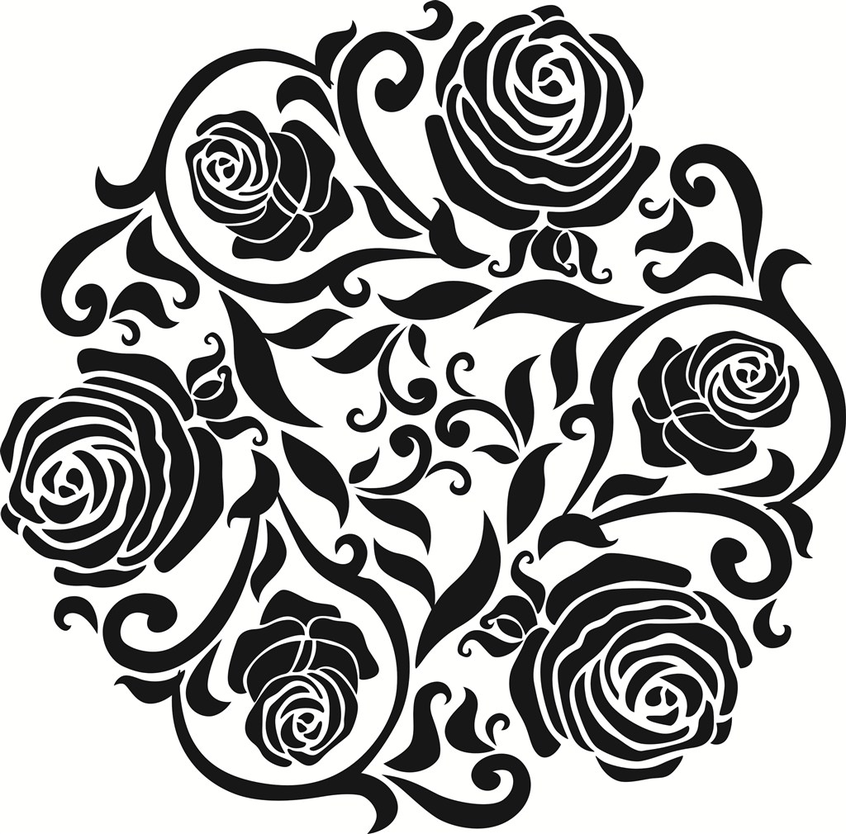
#> input picture 人工智能/OpenCV/代码/img/15-1.png, 846 x 834 px, shrunk from 1024 x 1010 before the run
$ python '17-cv2 傅里叶变换.py'
#> lines starting #> are read from the running program, lines starting #| are printed output that depends on the picture
import cv2  # 安装 pip install opencv-contrib-python   大小:42.5M1-openvc 安装与图片显示.py 中文名 计算机视觉
import numpy as np # 安装 pip install numpy
import matplotlib.pyplot as plt #安装 pip install matplotlib


# pypi 下载地址 https://pypi.org/project/opencv-contrib-python/#files
# 文档地址 https://opencv.apachecn.org/#/

# https://github.com/opencv/opencv  opencv 地址
# https://github.com/opencv/opencv/tree/4.x/data/haarcascades  人脸特征地址
# https://raw.iqiq.io/opencv/opencv/4.x/data/haarcascades/haarcascade_frontalface_alt.xml 人脸特征下载地址,人脸特征有很多种,下载一个测试就可以了


# 所有的函数,所有的数据,都有一个规律,可以使用最最基本的函数 进行表示,基本函数就是正弦波,正弦波的叠加
# 傅里叶变换经常用来分析不同滤波器的频率特性


# 高通滤波,表示过滤高频的波,低频同理

img=cv2.imread('./img/15-1.png',flags=0)
#> img: shape (834, 846); min 0, max 255, mean 165.5
dft=cv2.dft(img/255,flags=cv2.DFT_COMPLEX_OUTPUT)
dft_shift=np.fft.fftshift(dft)   #移动0频率的数据到中心,中心会比没有移动过的更加亮,低通滤波,将低频移动到中心
# print(dft_shift)
# print(dft_shift.shape)

magnitude_spectrum=20*np.log(cv2.magnitude(dft_shift[:,:,0],dft_shift[:,:,1]))
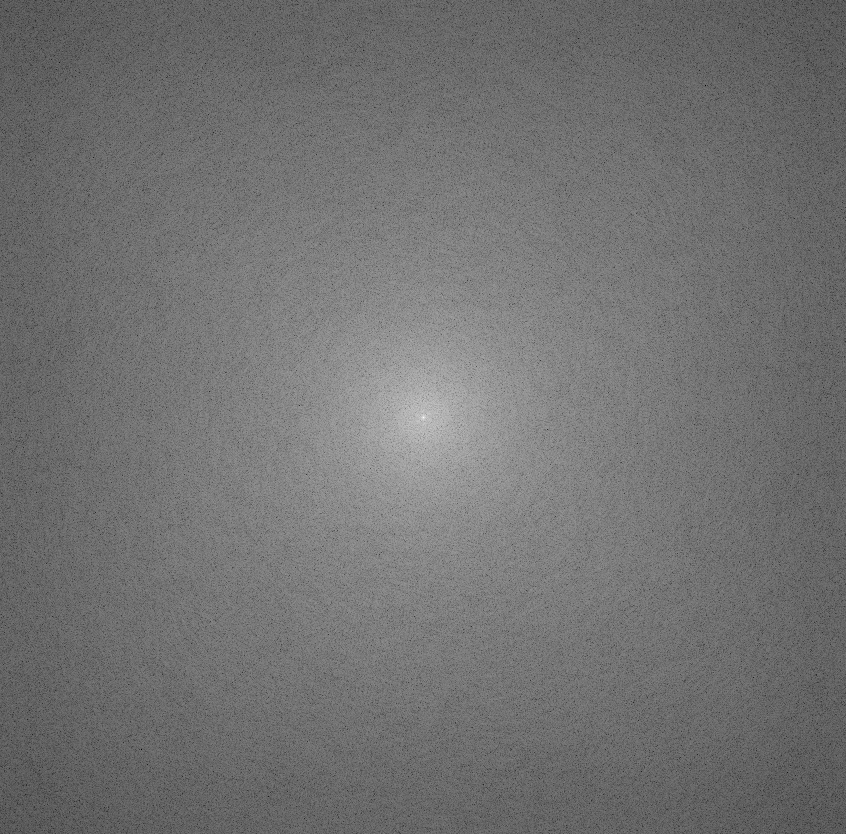
#> magnitude_spectrum: shape (834, 846) float64; min -73.39, max 260.7, mean 76.1; drawn with min black and max white

plt.subplot(121)
plt.imshow(img,cmap='gray') #原图如果粗糙模糊更容易对比
plt.subplot(122)
plt.imshow(magnitude_spectrum,cmap='gray')

plt.show()  #中心部分更亮,说明低频分量更多
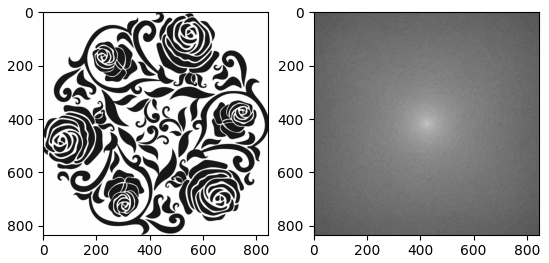
#> figure drawn by matplotlib, 2 panels


# cv2.waitKey()  # 等待键盘输入,任意输入,触发这个代码,窗口消失
cv2.waitKey(0)  # 等待键盘输入,0 表示无限等待,1000ms=1s 后自动消失

cv2.destroyAllWindows()  # 销毁内存,释放内存

$ run again, with 人工智能/OpenCV/代码/img/11-1.png copied over 人工智能/OpenCV/代码/img/15-1.png
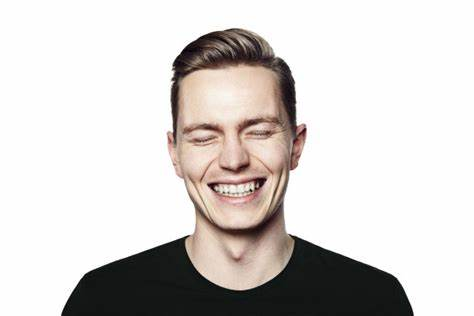
#> input picture 人工智能/OpenCV/代码/img/11-1.png, 474 x 316 px
#> `magnitude_spectrum=20*np.log(cv2.magnitude(dft_shift[:,:,0],dft_shift[..`:
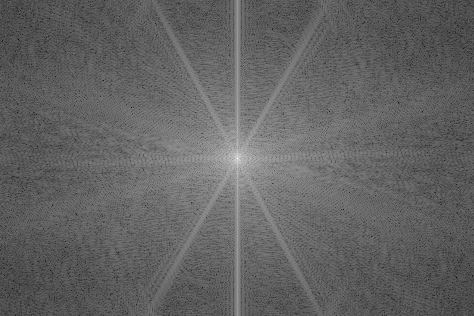
#> magnitude_spectrum: shape (316, 474) float64; min -88.8, max 234.4, mean 37; drawn with min black and max white
#> `plt.show()`:
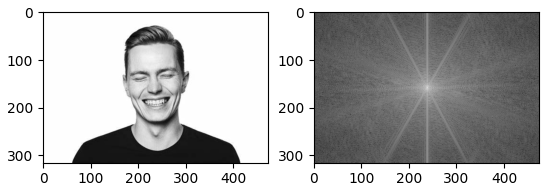
#> figure drawn by matplotlib, 2 panels

$ run again, with 人工智能/OpenCV/代码/img/11-3.png copied over 人工智能/OpenCV/代码/img/15-1.png
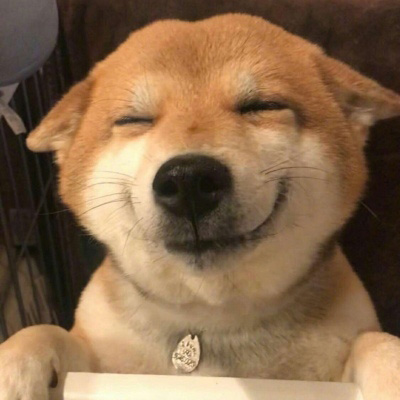
#> input picture 人工智能/OpenCV/代码/img/11-3.png, 400 x 400 px
#> `magnitude_spectrum=20*np.log(cv2.magnitude(dft_shift[:,:,0],dft_shift[..`:
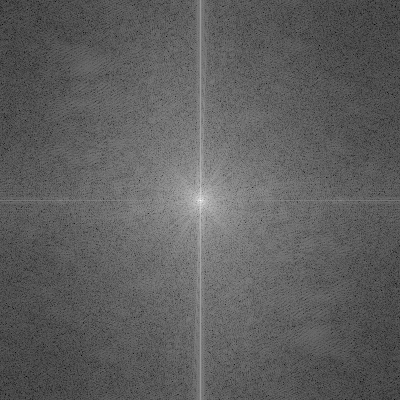
#> magnitude_spectrum: shape (400, 400) float64; min -95.79, max 223, mean 23.2; drawn with min black and max white
#> `plt.show()`:
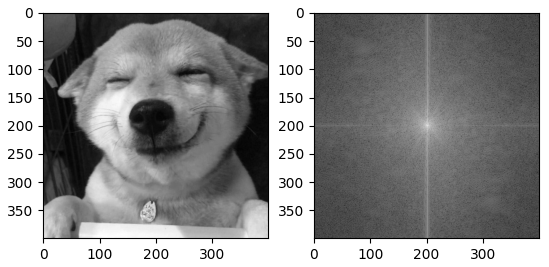
#> figure drawn by matplotlib, 2 panels
